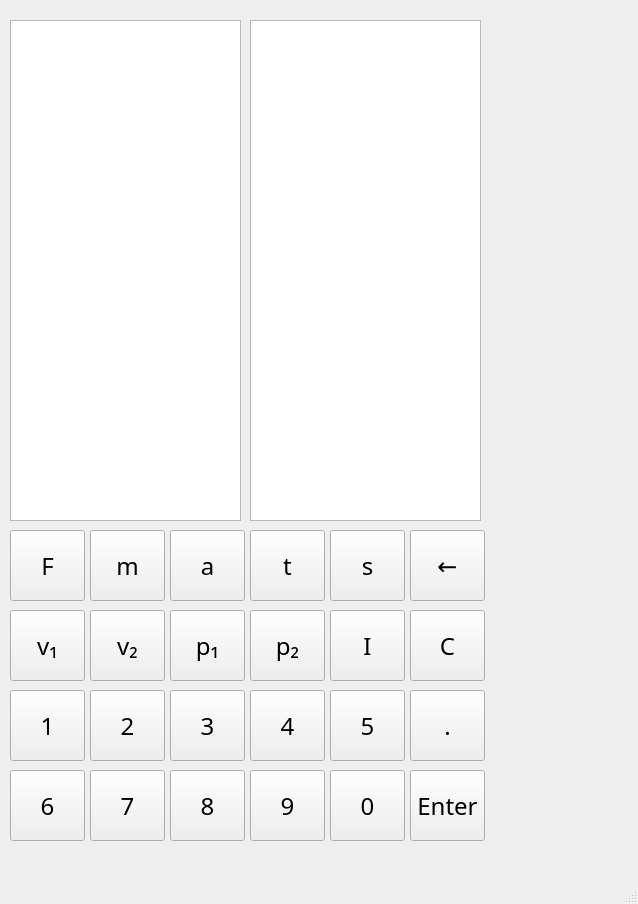
<?xml version="1.0" encoding="UTF-8"?>
<ui version="4.0">
 <class>MainWindow</class>
 <widget class="QMainWindow" name="MainWindow">
  <property name="geometry">
   <rect>
    <x>0</x>
    <y>0</y>
    <width>638</width>
    <height>904</height>
   </rect>
  </property>
  <property name="windowTitle">
   <string>MainWindow</string>
  </property>
  <widget class="QWidget" name="centralwidget">
   <widget class="QPushButton" name="b_6">
    <property name="geometry">
     <rect>
      <x>10</x>
      <y>770</y>
      <width>75</width>
      <height>71</height>
     </rect>
    </property>
    <property name="font">
     <font>
      <family>함초롬돋움</family>
      <pointsize>18</pointsize>
     </font>
    </property>
    <property name="text">
     <string>6</string>
    </property>
   </widget>
   <widget class="QPushButton" name="b_7">
    <property name="geometry">
     <rect>
      <x>90</x>
      <y>770</y>
      <width>75</width>
      <height>71</height>
     </rect>
    </property>
    <property name="font">
     <font>
      <family>함초롬돋움</family>
      <pointsize>18</pointsize>
     </font>
    </property>
    <property name="text">
     <string>7</string>
    </property>
   </widget>
   <widget class="QPushButton" name="b_8">
    <property name="geometry">
     <rect>
      <x>170</x>
      <y>770</y>
      <width>75</width>
      <height>71</height>
     </rect>
    </property>
    <property name="font">
     <font>
      <family>함초롬돋움</family>
      <pointsize>18</pointsize>
     </font>
    </property>
    <property name="text">
     <string>8</string>
    </property>
   </widget>
   <widget class="QPushButton" name="b_0">
    <property name="geometry">
     <rect>
      <x>330</x>
      <y>770</y>
      <width>75</width>
      <height>71</height>
     </rect>
    </property>
    <property name="font">
     <font>
      <family>함초롬돋움</family>
      <pointsize>18</pointsize>
     </font>
    </property>
    <property name="text">
     <string>0</string>
    </property>
   </widget>
   <widget class="QPushButton" name="b_9">
    <property name="geometry">
     <rect>
      <x>250</x>
      <y>770</y>
      <width>75</width>
      <height>71</height>
     </rect>
    </property>
    <property name="font">
     <font>
      <family>함초롬돋움</family>
      <pointsize>18</pointsize>
     </font>
    </property>
    <property name="text">
     <string>9</string>
    </property>
   </widget>
   <widget class="QPushButton" name="b_2">
    <property name="geometry">
     <rect>
      <x>90</x>
      <y>690</y>
      <width>75</width>
      <height>71</height>
     </rect>
    </property>
    <property name="font">
     <font>
      <family>함초롬돋움</family>
      <pointsize>18</pointsize>
     </font>
    </property>
    <property name="text">
     <string>2</string>
    </property>
   </widget>
   <widget class="QPushButton" name="b_5">
    <property name="geometry">
     <rect>
      <x>330</x>
      <y>690</y>
      <width>75</width>
      <height>71</height>
     </rect>
    </property>
    <property name="font">
     <font>
      <family>함초롬돋움</family>
      <pointsize>18</pointsize>
     </font>
    </property>
    <property name="text">
     <string>5</string>
    </property>
   </widget>
   <widget class="QPushButton" name="b_Enter">
    <property name="geometry">
     <rect>
      <x>410</x>
      <y>770</y>
      <width>75</width>
      <height>71</height>
     </rect>
    </property>
    <property name="font">
     <font>
      <family>함초롬돋움</family>
      <pointsize>18</pointsize>
     </font>
    </property>
    <property name="text">
     <string>Enter</string>
    </property>
   </widget>
   <widget class="QPushButton" name="b_3">
    <property name="geometry">
     <rect>
      <x>170</x>
      <y>690</y>
      <width>75</width>
      <height>71</height>
     </rect>
    </property>
    <property name="font">
     <font>
      <family>함초롬돋움</family>
      <pointsize>18</pointsize>
     </font>
    </property>
    <property name="text">
     <string>3</string>
    </property>
   </widget>
   <widget class="QPushButton" name="b_1">
    <property name="geometry">
     <rect>
      <x>10</x>
      <y>690</y>
      <width>75</width>
      <height>71</height>
     </rect>
    </property>
    <property name="font">
     <font>
      <family>함초롬돋움</family>
      <pointsize>18</pointsize>
     </font>
    </property>
    <property name="text">
     <string>1</string>
    </property>
   </widget>
   <widget class="QPushButton" name="b_4">
    <property name="geometry">
     <rect>
      <x>250</x>
      <y>690</y>
      <width>75</width>
      <height>71</height>
     </rect>
    </property>
    <property name="font">
     <font>
      <family>함초롬돋움</family>
      <pointsize>18</pointsize>
     </font>
    </property>
    <property name="text">
     <string>4</string>
    </property>
   </widget>
   <widget class="QPushButton" name="b_v2">
    <property name="geometry">
     <rect>
      <x>90</x>
      <y>610</y>
      <width>75</width>
      <height>71</height>
     </rect>
    </property>
    <property name="font">
     <font>
      <family>함초롬돋움</family>
      <pointsize>18</pointsize>
     </font>
    </property>
    <property name="text">
     <string>v₂</string>
    </property>
   </widget>
   <widget class="QPushButton" name="b_I">
    <property name="geometry">
     <rect>
      <x>330</x>
      <y>610</y>
      <width>75</width>
      <height>71</height>
     </rect>
    </property>
    <property name="font">
     <font>
      <family>함초롬돋움</family>
      <pointsize>18</pointsize>
     </font>
    </property>
    <property name="text">
     <string>I</string>
    </property>
   </widget>
   <widget class="QPushButton" name="b_Clear">
    <property name="geometry">
     <rect>
      <x>410</x>
      <y>610</y>
      <width>75</width>
      <height>71</height>
     </rect>
    </property>
    <property name="font">
     <font>
      <family>함초롬돋움</family>
      <pointsize>18</pointsize>
     </font>
    </property>
    <property name="text">
     <string>C</string>
    </property>
   </widget>
   <widget class="QPushButton" name="b_p1">
    <property name="geometry">
     <rect>
      <x>170</x>
      <y>610</y>
      <width>75</width>
      <height>71</height>
     </rect>
    </property>
    <property name="font">
     <font>
      <family>함초롬돋움</family>
      <pointsize>18</pointsize>
     </font>
    </property>
    <property name="text">
     <string>p₁</string>
    </property>
   </widget>
   <widget class="QPushButton" name="b_v1">
    <property name="geometry">
     <rect>
      <x>10</x>
      <y>610</y>
      <width>75</width>
      <height>71</height>
     </rect>
    </property>
    <property name="font">
     <font>
      <family>함초롬돋움</family>
      <pointsize>18</pointsize>
     </font>
    </property>
    <property name="text">
     <string>v₁</string>
    </property>
   </widget>
   <widget class="QPushButton" name="b_p2">
    <property name="geometry">
     <rect>
      <x>250</x>
      <y>610</y>
      <width>75</width>
      <height>71</height>
     </rect>
    </property>
    <property name="font">
     <font>
      <family>함초롬돋움</family>
      <pointsize>18</pointsize>
     </font>
    </property>
    <property name="text">
     <string>p₂</string>
    </property>
   </widget>
   <widget class="QPushButton" name="b_m">
    <property name="geometry">
     <rect>
      <x>90</x>
      <y>530</y>
      <width>75</width>
      <height>71</height>
     </rect>
    </property>
    <property name="font">
     <font>
      <family>함초롬돋움</family>
      <pointsize>18</pointsize>
     </font>
    </property>
    <property name="text">
     <string>m</string>
    </property>
   </widget>
   <widget class="QPushButton" name="b_s">
    <property name="geometry">
     <rect>
      <x>330</x>
      <y>530</y>
      <width>75</width>
      <height>71</height>
     </rect>
    </property>
    <property name="font">
     <font>
      <family>함초롬돋움</family>
      <pointsize>18</pointsize>
     </font>
    </property>
    <property name="text">
     <string>s</string>
    </property>
   </widget>
   <widget class="QPushButton" name="b_erase">
    <property name="geometry">
     <rect>
      <x>410</x>
      <y>530</y>
      <width>75</width>
      <height>71</height>
     </rect>
    </property>
    <property name="font">
     <font>
      <family>함초롬돋움</family>
      <pointsize>18</pointsize>
     </font>
    </property>
    <property name="text">
     <string>←</string>
    </property>
   </widget>
   <widget class="QPushButton" name="b_a">
    <property name="geometry">
     <rect>
      <x>170</x>
      <y>530</y>
      <width>75</width>
      <height>71</height>
     </rect>
    </property>
    <property name="font">
     <font>
      <family>함초롬돋움</family>
      <pointsize>18</pointsize>
     </font>
    </property>
    <property name="text">
     <string>a</string>
    </property>
   </widget>
   <widget class="QPushButton" name="b_f">
    <property name="geometry">
     <rect>
      <x>10</x>
      <y>530</y>
      <width>75</width>
      <height>71</height>
     </rect>
    </property>
    <property name="font">
     <font>
      <family>함초롬돋움</family>
      <pointsize>18</pointsize>
     </font>
    </property>
    <property name="text">
     <string>F</string>
    </property>
   </widget>
   <widget class="QPushButton" name="b_t">
    <property name="geometry">
     <rect>
      <x>250</x>
      <y>530</y>
      <width>75</width>
      <height>71</height>
     </rect>
    </property>
    <property name="font">
     <font>
      <family>함초롬돋움</family>
      <pointsize>18</pointsize>
     </font>
    </property>
    <property name="text">
     <string>t</string>
    </property>
   </widget>
   <widget class="QListWidget" name="list_out">
    <property name="geometry">
     <rect>
      <x>250</x>
      <y>20</y>
      <width>231</width>
      <height>501</height>
     </rect>
    </property>
    <property name="font">
     <font>
      <family>함초롬돋움</family>
      <pointsize>18</pointsize>
     </font>
    </property>
   </widget>
   <widget class="QListWidget" name="list_in">
    <property name="geometry">
     <rect>
      <x>10</x>
      <y>20</y>
      <width>231</width>
      <height>501</height>
     </rect>
    </property>
    <property name="font">
     <font>
      <family>함초롬돋움</family>
      <pointsize>18</pointsize>
     </font>
    </property>
   </widget>
   <widget class="QPushButton" name="b_dot">
    <property name="geometry">
     <rect>
      <x>410</x>
      <y>690</y>
      <width>75</width>
      <height>71</height>
     </rect>
    </property>
    <property name="font">
     <font>
      <family>함초롬돋움</family>
      <pointsize>18</pointsize>
     </font>
    </property>
    <property name="text">
     <string>.</string>
    </property>
   </widget>
  </widget>
  <widget class="QStatusBar" name="statusbar"/>
 </widget>
 <resources/>
 <connections/>
</ui>
